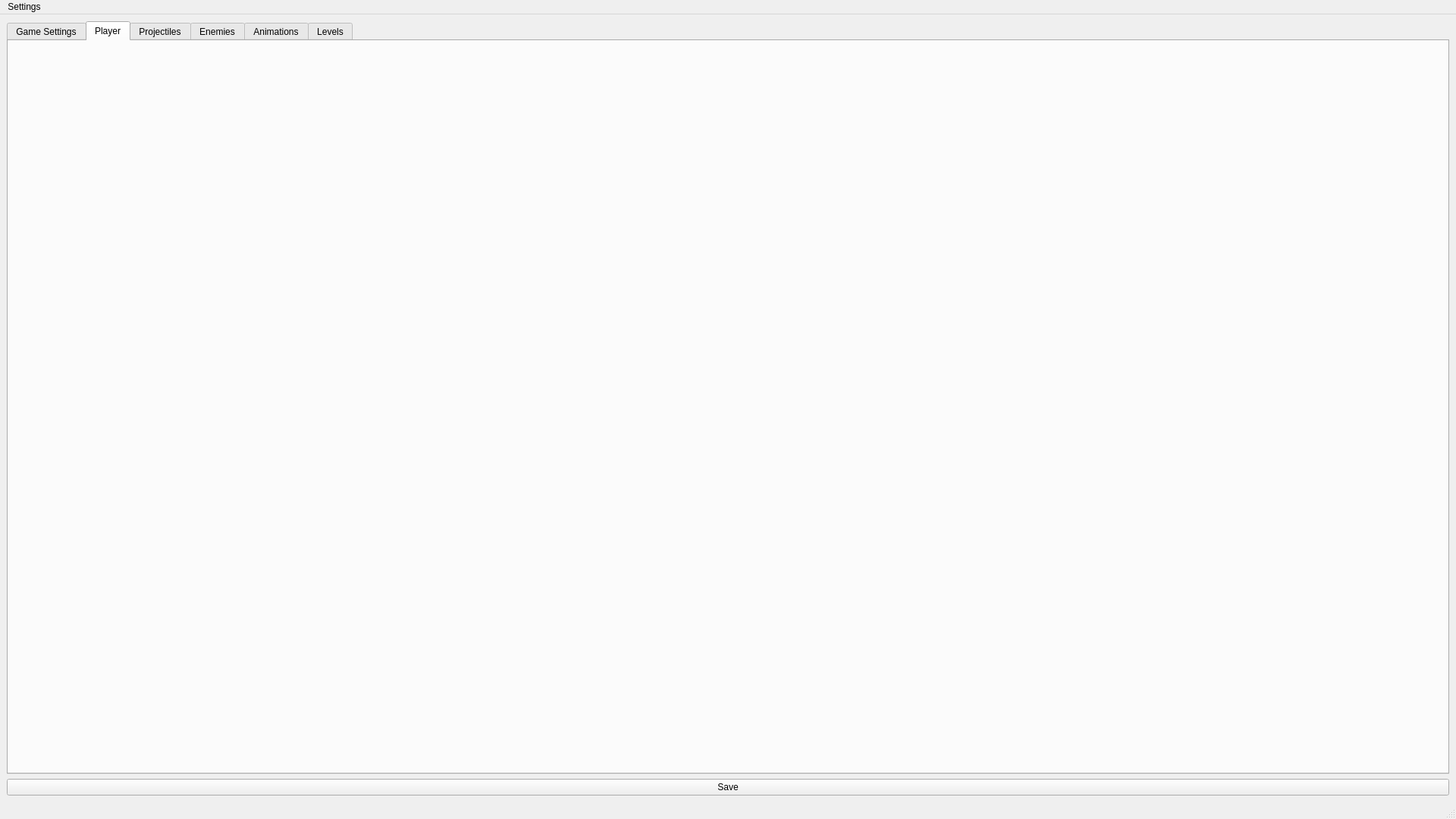
<?xml version="1.0" encoding="UTF-8"?>
<ui version="4.0">
 <class>MainWindow</class>
 <widget class="QMainWindow" name="MainWindow">
  <property name="geometry">
   <rect>
    <x>0</x>
    <y>0</y>
    <width>1920</width>
    <height>1080</height>
   </rect>
  </property>
  <property name="windowTitle">
   <string>SPJ Def Editor</string>
  </property>
  <widget class="QWidget" name="centralwidget">
   <layout class="QVBoxLayout" name="verticalLayout">
    <item>
     <widget class="QTabWidget" name="tabWidget">
      <property name="currentIndex">
       <number>1</number>
      </property>
      <widget class="pageGameSettings" name="tab">
       <attribute name="title">
        <string>Game Settings</string>
       </attribute>
      </widget>
      <widget class="pagePlayer" name="tab_6">
       <attribute name="title">
        <string>Player</string>
       </attribute>
      </widget>
      <widget class="pageProjectiles" name="tab_2">
       <attribute name="title">
        <string>Projectiles</string>
       </attribute>
      </widget>
      <widget class="pageEnemies" name="tab_3">
       <attribute name="title">
        <string>Enemies</string>
       </attribute>
      </widget>
      <widget class="pageAnimations" name="tab_4">
       <attribute name="title">
        <string>Animations</string>
       </attribute>
      </widget>
      <widget class="pageLevelEditor" name="tab_5">
       <attribute name="title">
        <string>Levels</string>
       </attribute>
      </widget>
     </widget>
    </item>
    <item>
     <widget class="QPushButton" name="btnSave">
      <property name="text">
       <string>Save</string>
      </property>
     </widget>
    </item>
   </layout>
  </widget>
  <widget class="QStatusBar" name="statusbar"/>
  <widget class="QMenuBar" name="menubar">
   <property name="geometry">
    <rect>
     <x>0</x>
     <y>0</y>
     <width>1920</width>
     <height>30</height>
    </rect>
   </property>
   <widget class="QMenu" name="menuSettings">
    <property name="title">
     <string>Settings</string>
    </property>
    <addaction name="actionPaths"/>
   </widget>
   <addaction name="menuSettings"/>
  </widget>
  <action name="actionPaths">
   <property name="text">
    <string>Paths</string>
   </property>
  </action>
 </widget>
 <customwidgets>
  <customwidget>
   <class>pageGameSettings</class>
   <extends>QWidget</extends>
   <header>pagegamesettings.h</header>
   <container>1</container>
  </customwidget>
  <customwidget>
   <class>pageProjectiles</class>
   <extends>QWidget</extends>
   <header>pageprojectiles.h</header>
   <container>1</container>
  </customwidget>
  <customwidget>
   <class>pageEnemies</class>
   <extends>QWidget</extends>
   <header>pageenemies.h</header>
   <container>1</container>
  </customwidget>
  <customwidget>
   <class>pageAnimations</class>
   <extends>QWidget</extends>
   <header>pageanimations.h</header>
   <container>1</container>
  </customwidget>
  <customwidget>
   <class>pageLevelEditor</class>
   <extends>QWidget</extends>
   <header>pageleveleditor.h</header>
   <container>1</container>
  </customwidget>
  <customwidget>
   <class>pagePlayer</class>
   <extends>QWidget</extends>
   <header>pageplayer.h</header>
   <container>1</container>
  </customwidget>
 </customwidgets>
 <resources/>
 <connections/>
</ui>
